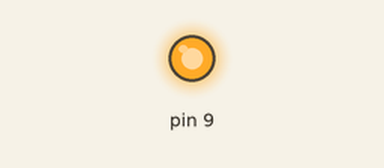
A sketch run on a simulated Arduino Uno, built with avr-gcc and run on an emulated ATmega328P. On the bench: output pins drawn as LEDs (lit = HIGH).

Above: at 2.0 s.
At 5.5 s:
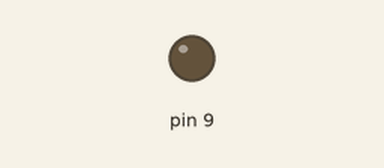
Timing chart, 0 to 9.1 s (numbered marks = the images above):
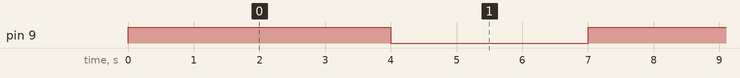

The sketch:

Small_Fan1.ino
```cpp
/*
 * File name: Small_Fan1
 * Function: Small_Fan rotates 1
 * Compiling IDE: ARDUINO 2.3.2
 * Author: https://www.keyestudio.com/
*/
void setup() {
  // initialize digital pin 9 to output
  pinMode(9, OUTPUT);
}

void loop() {
  digitalWrite(9, HIGH);   // turn on motor (HIGH)
  delay(4000);              // delay 4s
  digitalWrite(9, LOW);    // Reduce the voltage and turn off the motor
  delay(3000);              // delay 3s
}
```

Measured:
- by itself, pin 9: alternates HIGH for 4.0 s and LOW for 3.0 s
